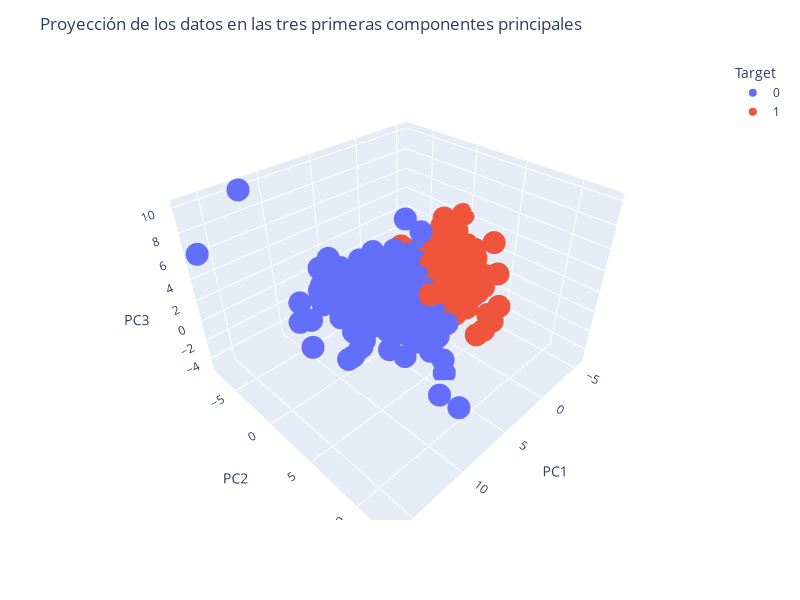

The cell this chart's notebook holds for it:
### Markdown cell above
Esto nos dará una idea de qué tan representativas son las dos primeras componentes principales en términos de la varianza total de los datos originales. Si deseamos aumentar la cantidad de varianza explicada, podríamos considerar aumentar el número de componentes principales en nuestra proyección.

## Visualización en 3D
Si deseamos visualizar la proyección de los datos en tres dimensiones en lugar de dos, podemos aplicar PCA con n_components=3 y crear un gráfico de dispersión 3D utilizando plotly.

### Code cell
pca_3d = PCA(n_components=3)
X_pca_3d = pca_3d.fit_transform(X_scaled)

# Crear un DataFrame con los datos transformados y las etiquetas
df_pca_3d = pd.DataFrame(X_pca_3d, columns=['PC1', 'PC2', 'PC3'])
df_pca_3d['target'] = data.target  # Asegúrate de que 'data.target' sea el vector correcto de etiquetas

# Crear un gráfico de dispersión 3D de las componentes principales
fig = px.scatter_3d(df_pca_3d, x='PC1', y='PC2', z='PC3', color=df_pca_3d['target'].astype(str),
                    labels={'color': 'Target'}, width=800, height=600)  # Ajusta el tamaño del gráfico

fig.update_layout(
    title='Proyección de los datos en las tres primeras componentes principales',
    scene=dict(
        xaxis_title='PC1',
        yaxis_title='PC2',
        zaxis_title='PC3'
    ),
    legend_title="Target"
)

fig.show()

### Figure 1 — Plotly figure (JSON) as saved in the notebook; plotly's stock layout.template omitted (floating-point values rounded to 4 significant figures; data arrays with more than 128 entries replaced by an {"elided": "..."} marker saying what was removed)
{"data": [{"hovertemplate": "Target=0<br>PC1=%{x}<br>PC2=%{y}<br>PC3=%{z}<extra></extra>", "legendgroup": "0", "marker": {"color": "#636efa", "symbol": "circle"}, "mode": "markers", "name": "0", "scene": "scene", "showlegend": true, "type": "scatter3d", "x": {"elided": "212 float values"}, "y": {"elided": "212 float values"}, "z": {"elided": "212 float values"}}, {"hovertemplate": "Target=1<br>PC1=%{x}<br>PC2=%{y}<br>PC3=%{z}<extra></extra>", "legendgroup": "1", "marker": {"color": "#EF553B", "symbol": "circle"}, "mode": "markers", "name": "1", "scene": "scene", "showlegend": true, "type": "scatter3d", "x": {"elided": "357 float values"}, "y": {"elided": "357 float values"}, "z": {"elided": "357 float values"}}], "layout": {"height": 600, "legend": {"title": {"text": "Target"}, "tracegroupgap": 0}, "margin": {"t": 60}, "scene": {"domain": {"x": [0, 1], "y": [0, 1]}, "xaxis": {"title": {"text": "PC1"}}, "yaxis": {"title": {"text": "PC2"}}, "zaxis": {"title": {"text": "PC3"}}}, "title": {"text": "Proyección de los datos en las tres primeras componentes principales"}, "width": 800}}
